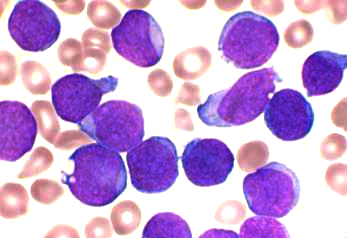
#> input picture Data/leukaemia_smear.jpeg, 347 x 238 px, found by its file name
$ jupyter execute --allow-errors 12-SignalProcessing.ipynb   (shell and % lines are left out)
#> lines starting #> are read from the running program, lines starting #| are printed output that depends on the picture
### question_module.py
import ipywidgets as widgets
from IPython.display import display

def question_1():
    question = widgets.HTML(value="With a sampling frequency of 20 Hz, we can recover the number of cycles in our original signal. </br>"
                                "<b>What is the minimum sampling frequency required to also recover the signal amplitude?</b>")
    answer = widgets.Dropdown(
        options=['21 Hz', '41 Hz', '200 Hz', '400 Hz'],
        description='Choose:'
    )
    button = widgets.Button(description="Check Answer")
    output = widgets.Output()

    # [7 lines left out: function check_answer, not called in this run]

    button.on_click(check_answer)
    display(question, answer, button, output)

def question_2():
    question = widgets.HTML(value="Slow wave sleep produces signals between 0.1 and 4 Hz. </br>"
                                "<b>Is a sampling frequency of 100 Hz sufficient to reproduce the signal?</b>")
    answer = widgets.Dropdown(
        options=['Yes', 'No'],
        description='Choose:'
    )
    button = widgets.Button(description="Check Answer")
    output = widgets.Output()

    # [9 lines left out: function check_answer, not called in this run]

    button.on_click(check_answer)
    display(question, answer, button, output)

# [19 lines left out: function question_3, not called in this run]

### 12-SignalProcessing.ipynb
[cell 1]
#@title Package for Interactive Question Widgets
import ipywidgets as widgets
from IPython.display import display
import question_module

# Image & Signal Processing
Here, we'll demonstrate how you could implement visualization & processing techniques for biological time series and images using Python.

### By the end of this notebook, you'll be able to:
* Choose an appropriate sampling rate for time series
* Plot time series data with accurate timestamps
* Filter 2D and 3D data using convolution
* Display & manipulate images in Python
* Apply different types of filters to images

<hr>

First, let's get setup...

[cell 2]
import numpy as np
import scipy as sp
import matplotlib.pyplot as plt

#New Package
import urllib.request

## The Nyquist Criterion and Aliasing
When the sampling rate is too slow, this results in poor reconstruction of the sampled signal, and high-frequency components of the signal are misidentified. This type of sampling artifact is known as "aliasing." To prevent aliasing, a sufficiently fast sampling rate must be chosen.

**Below we'll explore how changing the sampling rate alters the reconstructed signal.**

<div class="alert alert-success">

**Task**: Change the variable `fs_new` to alter the sampling frequency. Try a few different values. What do you notice?

</div>

#> (a cell that did not finish here is left out)

[cell 4]
#@title Question 1
question_module.question_1()

## Time Series Signal Processing

The data we'll import here is a real 30-seconds extract of slow-wave sleep from a young individual, collected by the Walker Lab at UC Berkeley. This data was collected at 100 Hz from channel 'F3'.

[cell 5]
#@title Question 2
question_module.question_2()

[cell 6]
# URL of data to download
data_url = 'https://raphaelvallat.com/images/tutorials/bandpower/data.txt'

# Get the data and save it as "sleep_data.txt"
#> (the rest of this cell did not finish here and is left out)

<div class="alert alert-success">

**Task**: Using a numpy function we've already learned, load your text file and assign it to "data".

</div>

#> (a cell that did not finish here is left out)

<div class="alert alert-success">

**Task**: Create a `time_vector` variable so that your data is plotted in seconds, not samples.

</div>

#> (a cell that did not finish here is left out)

<div class="alert alert-success">

**Task**: Plot your signal! You only need to add a line of code where it says `# ADD CODE HERE`

</div>

#> (a cell that did not finish here is left out)

### Filtering a signal with convolution
Let's start with a simple step signal (left) which we'll add some noise to (right).

[cell 10]
step_signal = np.zeros(100) # Create a 1D array of all 0s
step_signal[50:] = 1        # Set 50: to 1

#> (the rest of this cell did not finish here and is left out)

If our goal is to cover something that looks more like the image on the left, we can **smooth** the signal. In the first line below, we'll take each point and average it by one datapoint to the left and one datapoint to the right, discarding the ends of the signal, where we can't do this operation.

#> (a cell that did not finish here is left out)

Above, we're only averaging by one datapoint on each side. What if we average by 3 datapoints? Below, we'll do the following:
1. Create an output array called `smooth_signal3`, of the same length as noisy_signal.
2. At each element in `smooth_signal3` starting at point 1, and ending at point -2, place the average of the sum of: 1/3 of the element to the left of it in noisy_signal, 1/3 of the element at the same position, and 1/3 of the element to the right.
3. Discard the leftmost and rightmost elements.

#> (a cell that did not finish here is left out)

If we want to continue this, the first line of our code is going to continue to get longer, and there isn't a straightforward way to make this flexible for how many points we want to average. Thankfully, there's a name for what we're doing: **convolving**. This same concept, nearest-neighbor averages, can be expressed as a **convolution with an averaging kernel**.

**Convolution** is the process of adding each element of the image to its local neighbors, weighted by the kernel.

[cell 13]
# Same as above, using a convolution kernel
# Neighboring pixels multiplied by 1/3 and summed

# Create the "kernel". For 3, this creates an array that looks like [0.333,0.333,0.333]
mean_kernel3 = np.full((3,), 1/3)

# Smooth the signal by convolving it
#> (the rest of this cell did not finish here and is left out)

#> (a cell that did not finish here is left out)

<div class="alert alert-success">

**Tasks**:

1. What happens if we convolve with a kernel of size 10? Also, do these arrays have the same # of data points? If not, why?
2. Smooth our sleep recording with different kernel sizes and inspect.

</div>

#> (a cell that did not finish here is left out)

[cell 16]
# Try a kernel of size 10 here

# ADD CODE HERE

[cell 17]
# Smooth the sleep recording we imported above!
# ADD CODE HERE

## Images in Python
Below, we'll use `mpimg.imread()` to read in an image file and [`plt.imshow()`](https://matplotlib.org/devdocs/api/_as_gen/matplotlib.pyplot.imshow.html) to show [our image](https://en.wikipedia.org/wiki/Cancer_cell#/media/File:Acute_lymphoblastic_leukaemia_smear.jpg).

[cell 18]
import matplotlib.image as mpimg # New module to read in images

# Get the data and save it as "leukaemia_smear.jpeg"
img_url ='https://github.com/BILD62/BILD62_WI24/blob/master/Data/leukaemia_smear.jpeg?raw=true'
leukaemia_img, headers = urllib.request.urlretrieve(img_url, './leukaemia_smear.jpeg')
leukaemia_img

[cell 19]
cells = mpimg.imread(leukaemia_img)
#> cells is the input picture: shape (238, 347, 3); mean R, G, B 200.1, 162.6, 214.7
plt.axis('off') # Turn axis ticks & labels off
#> (this line was passed over: IPython is not available in this run)
plt.imshow(cells)
#> (this line was passed over: IPython is not available in this run)
plt.show()

We can work with our `cells` object just like we would any other object. Let's check its shape.

[cell 20]
# Check cells shape
type(cells)
cells.shape
#> Out = (238, 347, 3)

**If the first and second value are the size, what is the third value?**

<div class= "alert alert-success">

**Task** Using the [documentation](https://matplotlib.org/stable/users/explain/colors/colormaps.html) for choosing colormaps, choose three colormaps for the variable `cmap_list` that corresponds to each of the color channels in `cells`.

</div>

#> (a cell that did not finish here is left out)

<div class="alert alert-success">

**Task** Create a variable called `cells_gray` that consists of only the values in the third (Blue) channel of the image

#> (a cell that did not finish here is left out)

By default, matplotlib uses the viridis color map to plot a sequence of values (you can see the luminance at each pixel by showing the colorbar with `plt.colorbar()`).

<div class="alert alert-success">

**Task** Change your image to a different colormamp using the `cmap` argument in `plt.imshow` so that you get a Black & White image.
</div>

[cell 23]
# ADD CODE HERE

### Filtering images to smooth them
In our signal processing tutorial above, we talked about convolving a signal with an averaging kernel to smooth the signal. We can apply similar logic to images. Let's start with a very simple image.

[cell 24]
bright_square = np.zeros((7, 7), dtype=float)
bright_square[2:5, 2:5] = 1
bright_square

This gives the values above, and looks like this!

[cell 25]
plt.imshow(bright_square, cmap = "gray")
#> (this line was passed over: IPython is not available in this run)
plt.axis('off')
#> (this line was passed over: IPython is not available in this run)
plt.show()

For our first example of a filter, consider the following filtering array, which we’ll call a “mean kernel”. For each pixel, a kernel defines which neighboring pixels to consider when filtering, and how much to weight those pixels.

[cell 26]
mean_kernel = np.full((3, 3), 1/9)

print(mean_kernel)

Now, let’s take our mean kernel and apply it to every pixel of the image.

Applying a (linear) filter essentially means:

1. Center a kernel on a pixel

2. Multiply the pixels under that kernel by the values in the kernel

3. Sum all the those results

4. Replace the center pixel with the summed result

This process is known as **convolution** (the same process we applied to a signal, but now in 3D!)

[cell 27]
# Import image processing toolbox
import scipy.ndimage as ndi

# Set precision

print(ndi.correlate(bright_square, mean_kernel))

[cell 28]
smooth_square = ndi.correlate(bright_square, mean_kernel)
plt.imshow(smooth_square,cmap='gray')
#> (this line was passed over: IPython is not available in this run)
plt.show()

Below we'll show a short demo of what this looks like. If you're curious how this runs, you can dig into the `convolution_demo.py` file.

[cell 29]
from Demos import convolution_demo

convolution_demo.mean_filter_interactive_demo(bright_square);
#> (this line was passed over: Demos is not available in this run)

This kind of mean filter is a bit brute. Typically, we'd use a Gaussian filter, where the amount of filtering depends on the distance from the center point. Thankfully, we can do that using the filters module:

[cell 30]
from skimage import filters

gaussian_cells = filters.gaussian(cells[:,:,0],3)
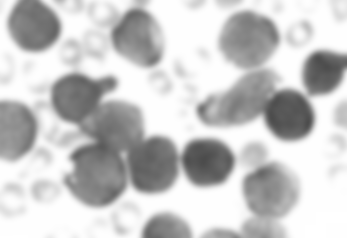
#> gaussian_cells: shape (238, 347) float64; min 0.298, max 1, mean 0.785

plt.imshow(gaussian_cells)
#> (this line was passed over: IPython is not available in this run)
plt.show()
